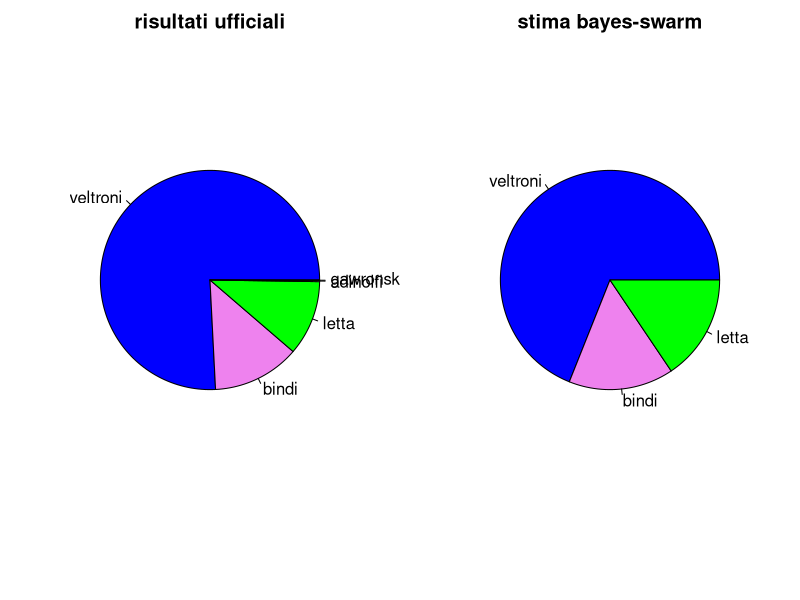

R code for this plot:
ts = read.csv("some_data_ita.csv", header=TRUE)
ts$date = as.Date(ts$date)

norm_ts <- ts[,c(2,3,4)] / apply(ts[,c(2,3,4)], 1, sum, na.rm = TRUE)

pdf(file="pie_veltroni-bindi-letta.pdf", width=8, height=4)
  par(mfrow=c(1,2), cex.axis=1, cex.lab=1, mar=c(4.1, 3.1, 2.1, 2.1))

  ufficiali <- c(veltroni=75.81, bindi=12.88, letta=11.07, adinolfi=0.17, gawronski=0.07)
  pie(ufficiali, col=c("blue", "violet", "green", "grey", "salmon"),
    main="risultati ufficiali")

  stima <- apply(as.matrix(norm_ts), 2, mean, na.rm = TRUE)
  pie(stima, col=c("blue","violet","green"), main="stima bayes-swarm")
dev.off()
